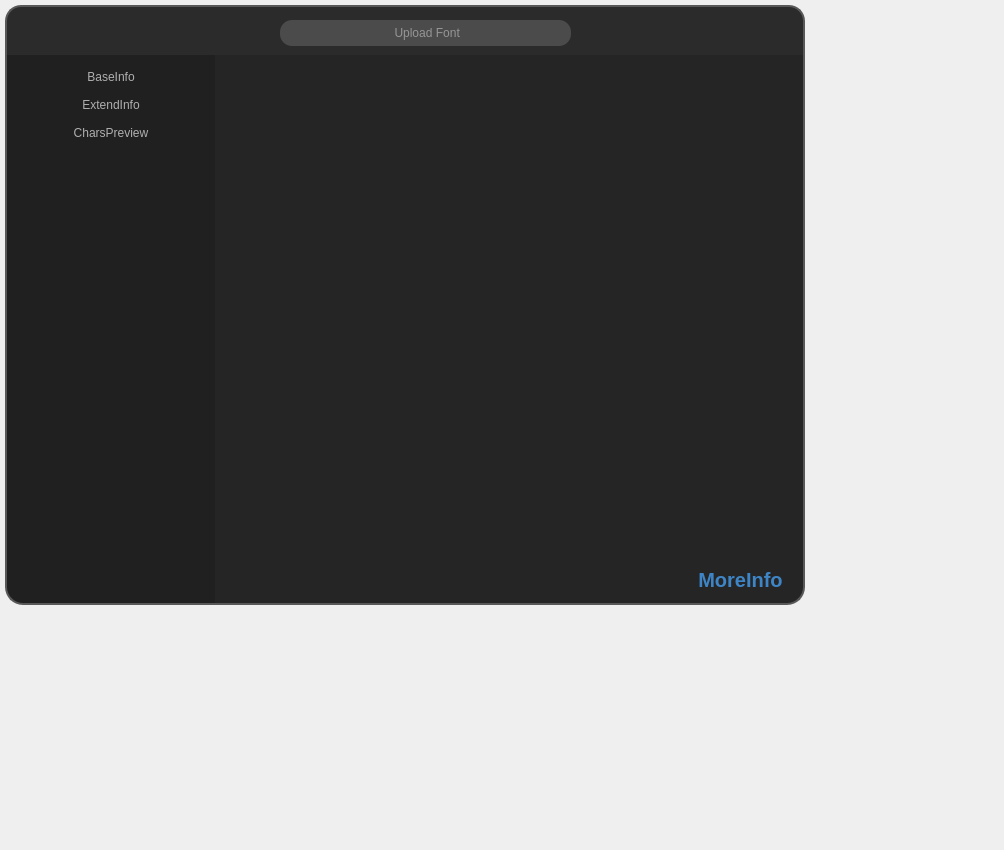
<?xml version="1.0" encoding="UTF-8"?>
<ui version="4.0">
 <class>MainWindow</class>
 <widget class="QMainWindow" name="MainWindow">
  <property name="geometry">
   <rect>
    <x>0</x>
    <y>0</y>
    <width>1004</width>
    <height>850</height>
   </rect>
  </property>
  <property name="windowTitle">
   <string>MainWindow</string>
  </property>
  <property name="styleSheet">
   <string notr="true"/>
  </property>
  <widget class="QWidget" name="centralwidget">
   <property name="styleSheet">
    <string notr="true"/>
   </property>
   <widget class="QPushButton" name="buttonReset">
    <property name="geometry">
     <rect>
      <x>630</x>
      <y>20</y>
      <width>26</width>
      <height>26</height>
     </rect>
    </property>
    <property name="toolTip">
     <string>重置界面</string>
    </property>
    <property name="styleSheet">
     <string notr="true">QPushButton {
	padding: 2px;
	image: url(./iconFile/iconReset.png);
	border: None;
	border-radius: 12px;
}
QPushButton:hover {
	background-color: rgb(75, 75, 75);
}
QPushButton:pressed {
	background-color: rgb(45, 45, 45);
}</string>
    </property>
    <property name="text">
     <string/>
    </property>
   </widget>
   <widget class="QPushButton" name="buttonMinimize">
    <property name="geometry">
     <rect>
      <x>740</x>
      <y>20</y>
      <width>18</width>
      <height>18</height>
     </rect>
    </property>
    <property name="toolTip">
     <string>最小化</string>
    </property>
    <property name="styleSheet">
     <string notr="true">QPushButton {
	border: None;
	image: url(./iconFile/mac-minimize.png);
}
QPushButton:hover {
	image: url(./iconFile/mac-minimize-hover.png);
}
QPushButton:pressed {
	image: url(./iconFile/mac-minimize-hover.png);
}</string>
    </property>
    <property name="text">
     <string/>
    </property>
    <property name="iconSize">
     <size>
      <width>16</width>
      <height>16</height>
     </size>
    </property>
   </widget>
   <widget class="QPushButton" name="buttonClose">
    <property name="geometry">
     <rect>
      <x>770</x>
      <y>20</y>
      <width>18</width>
      <height>18</height>
     </rect>
    </property>
    <property name="toolTip">
     <string>关闭</string>
    </property>
    <property name="styleSheet">
     <string notr="true">QPushButton {
	border: None;
	image: url(./iconFile/mac-close.png);
}
QPushButton:hover {
	image: url(./iconFile/mac-close-hover.png);
}
QPushButton:pressed {
	image: url(./iconFile/mac-close-hover.png);
}</string>
    </property>
    <property name="text">
     <string/>
    </property>
   </widget>
   <widget class="QLabel" name="labelBGTop">
    <property name="geometry">
     <rect>
      <x>5</x>
      <y>5</y>
      <width>800</width>
      <height>50</height>
     </rect>
    </property>
    <property name="styleSheet">
     <string notr="true">QLabel {
	background-color: rgb(43, 43, 43);
	border-top: 2px solid rgb(88, 88, 88);
	border-left: 2px solid rgb(88, 88, 88);
	border-right: 2px solid rgb(88, 88, 88);
	border-top-left-radius: 16px;
	border-top-right-radius: 16px;
}</string>
    </property>
    <property name="text">
     <string/>
    </property>
   </widget>
   <widget class="QPushButton" name="buttonUpload">
    <property name="geometry">
     <rect>
      <x>590</x>
      <y>20</y>
      <width>26</width>
      <height>26</height>
     </rect>
    </property>
    <property name="toolTip">
     <string>上传字体</string>
    </property>
    <property name="styleSheet">
     <string notr="true">QPushButton {
	border: None;
	image: url(./iconFile/iconOpen.png);
	border-radius: 12px;
}
QPushButton:hover {
	background-color: rgb(75, 75, 75);
}
QPushButton:pressed {
	background-color: rgb(45, 45, 45);
}</string>
    </property>
    <property name="text">
     <string/>
    </property>
   </widget>
   <widget class="QLabel" name="labelLogo">
    <property name="geometry">
     <rect>
      <x>8</x>
      <y>13</y>
      <width>211</width>
      <height>41</height>
     </rect>
    </property>
    <property name="styleSheet">
     <string notr="true">image: url(./iconFile/fontAnalyzer.png);</string>
    </property>
    <property name="text">
     <string/>
    </property>
    <property name="alignment">
     <set>Qt::AlignCenter</set>
    </property>
   </widget>
   <widget class="QLineEdit" name="lineUpload">
    <property name="geometry">
     <rect>
      <x>280</x>
      <y>20</y>
      <width>291</width>
      <height>26</height>
     </rect>
    </property>
    <property name="styleSheet">
     <string notr="true">QLineEdit {
	font: normal bold 18px &quot;黑体&quot;;
	color: rgb(223, 223, 223);
	border-radius: 12px;
	background-color: rgb(75, 75, 75);
}</string>
    </property>
    <property name="text">
     <string/>
    </property>
    <property name="cursorPosition">
     <number>0</number>
    </property>
    <property name="alignment">
     <set>Qt::AlignCenter</set>
    </property>
    <property name="readOnly">
     <bool>true</bool>
    </property>
    <property name="placeholderText">
     <string> Upload Font</string>
    </property>
   </widget>
   <widget class="QListWidget" name="listMenu">
    <property name="geometry">
     <rect>
      <x>5</x>
      <y>55</y>
      <width>210</width>
      <height>550</height>
     </rect>
    </property>
    <property name="styleSheet">
     <string notr="true">QListWidget {
	font: normal bold 24px &quot;楷体&quot;;
	color: rgb(175, 175, 175);
	background-color: rgb(32, 32, 32);
	padding-top: 10px;
	padding-bottom: 10px;
	border-bottom-left-radius: 18px;
	border-bottom: 2px solid rgb(88, 88, 88);
	border-left: 2px solid rgb(88, 88, 88);
	outline: 0px;
}
QListWidget:item {
	margin-bottom: 4px;
	margin-left: 10px;
	margin-right: 10px;
    padding-top: 5px;
    padding-bottom: 5px;
	border-radius: 16px;
}
QListWidget:item:hover {
	color: rgb(255, 255, 255);
    background-color: rgb(29, 29, 29);
}
QListWidget:item:selected {
	color: rgb(61, 133, 198);
    background-color: rgb(27, 27, 27);
}</string>
    </property>
    <item>
     <property name="text">
      <string>BaseInfo</string>
     </property>
     <property name="textAlignment">
      <set>AlignCenter</set>
     </property>
    </item>
    <item>
     <property name="text">
      <string>ExtendInfo</string>
     </property>
     <property name="textAlignment">
      <set>AlignCenter</set>
     </property>
    </item>
    <item>
     <property name="text">
      <string>CharsPreview</string>
     </property>
     <property name="textAlignment">
      <set>AlignCenter</set>
     </property>
    </item>
   </widget>
   <widget class="QStackedWidget" name="pages">
    <property name="geometry">
     <rect>
      <x>215</x>
      <y>55</y>
      <width>590</width>
      <height>550</height>
     </rect>
    </property>
    <property name="styleSheet">
     <string notr="true"/>
    </property>
    <property name="frameShadow">
     <enum>QFrame::Plain</enum>
    </property>
    <property name="currentIndex">
     <number>0</number>
    </property>
    <widget class="QWidget" name="pageInitial">
     <widget class="QLabel" name="labelMoreInfo">
      <property name="geometry">
       <rect>
        <x>480</x>
        <y>510</y>
        <width>91</width>
        <height>31</height>
       </rect>
      </property>
      <property name="styleSheet">
       <string notr="true">QLabel {
	font: normal bold 20px &quot;楷体&quot;;
}</string>
      </property>
      <property name="text">
       <string>&lt;!DOCTYPE HTML PUBLIC &quot;-//W3C//DTD HTML 4.0//EN&quot; &quot;http://www.w3.org/TR/REC-html40/strict.dtd&quot;&gt;
&lt;html&gt;&lt;head&gt;&lt;meta name=&quot;qrichtext&quot; content=&quot;1&quot; /&gt;&lt;style type=&quot;text/css&quot;&gt;
p, li { white-space: pre-wrap; }
&lt;/style&gt;&lt;style&gt;a{ TEXT-DECORATION:none }&lt;/style&gt; &lt;/head&gt;&lt;body style=&quot; font-family:'楷体'; font-size:20px; font-weight:600; font-style:normal;&quot;&gt;
&lt;p style=&quot; margin-top:0px; margin-bottom:0px; margin-left:0px; margin-right:0px; -qt-block-indent:0; text-indent:0px;&quot;&gt;&lt;a href=&quot;https://github.com/MorostCode/fontAnalyzer&quot;&gt;&lt;span style=&quot; color:#3d85c6;&quot;&gt;MoreInfo&lt;/span&gt;&lt;/a&gt;&lt;/p&gt;&lt;/body&gt;&lt;/html&gt;</string>
      </property>
      <property name="alignment">
       <set>Qt::AlignCenter</set>
      </property>
      <property name="openExternalLinks">
       <bool>true</bool>
      </property>
     </widget>
    </widget>
    <widget class="QWidget" name="pageBaseInfo">
     <widget class="QWidget" name="verticalLayoutWidget_2">
      <property name="geometry">
       <rect>
        <x>160</x>
        <y>10</y>
        <width>421</width>
        <height>531</height>
       </rect>
      </property>
      <layout class="QVBoxLayout" name="vLayout2">
       <item>
        <widget class="QLabel" name="labelFileName2">
         <property name="styleSheet">
          <string notr="true">QLabel {
	font: normal bold 18px &quot;楷体&quot;;
	color: rgb(223, 223, 223);
}</string>
         </property>
         <property name="text">
          <string/>
         </property>
         <property name="alignment">
          <set>Qt::AlignCenter</set>
         </property>
        </widget>
       </item>
       <item>
        <widget class="QLabel" name="labelFileSize2">
         <property name="styleSheet">
          <string notr="true">QLabel {
	font: normal bold 18px &quot;楷体&quot;;
	color: rgb(223, 223, 223);
}</string>
         </property>
         <property name="text">
          <string/>
         </property>
         <property name="alignment">
          <set>Qt::AlignCenter</set>
         </property>
        </widget>
       </item>
       <item>
        <widget class="QLabel" name="labelGlyphs2">
         <property name="styleSheet">
          <string notr="true">QLabel {
	font: normal bold 18px &quot;楷体&quot;;
	color:rgb(223, 223, 223);
}</string>
         </property>
         <property name="text">
          <string/>
         </property>
         <property name="alignment">
          <set>Qt::AlignCenter</set>
         </property>
        </widget>
       </item>
       <item>
        <widget class="QLabel" name="labelCharacters2">
         <property name="styleSheet">
          <string notr="true">QLabel {
	font: normal bold 18px &quot;楷体&quot;;
	color:rgb(223, 223, 223);
}</string>
         </property>
         <property name="text">
          <string/>
         </property>
         <property name="alignment">
          <set>Qt::AlignCenter</set>
         </property>
        </widget>
       </item>
       <item>
        <widget class="QLabel" name="labelCreatedTime2">
         <property name="styleSheet">
          <string notr="true">QLabel {
	font: normal bold 18px &quot;楷体&quot;;
	color:rgb(223, 223, 223);
}</string>
         </property>
         <property name="text">
          <string/>
         </property>
         <property name="alignment">
          <set>Qt::AlignCenter</set>
         </property>
        </widget>
       </item>
       <item>
        <widget class="QLabel" name="labelModifiedTime2">
         <property name="styleSheet">
          <string notr="true">QLabel {
	font: normal bold 18px &quot;楷体&quot;;
	color:rgb(223, 223, 223);
}</string>
         </property>
         <property name="text">
          <string/>
         </property>
         <property name="alignment">
          <set>Qt::AlignCenter</set>
         </property>
        </widget>
       </item>
       <item>
        <widget class="QLabel" name="labelFontFamily2">
         <property name="styleSheet">
          <string notr="true">QLabel {
	font: normal bold 18px &quot;楷体&quot;;
	color:rgb(223, 223, 223);
}</string>
         </property>
         <property name="text">
          <string/>
         </property>
         <property name="alignment">
          <set>Qt::AlignCenter</set>
         </property>
        </widget>
       </item>
       <item>
        <widget class="QLabel" name="labelFontSubfamily2">
         <property name="styleSheet">
          <string notr="true">QLabel {
	font: normal bold 18px &quot;楷体&quot;;
	color:rgb(223, 223, 223);
}</string>
         </property>
         <property name="text">
          <string/>
         </property>
         <property name="alignment">
          <set>Qt::AlignCenter</set>
         </property>
        </widget>
       </item>
       <item>
        <widget class="QLabel" name="labelUniqueFontID2">
         <property name="styleSheet">
          <string notr="true">QLabel {
	font: normal bold 18px &quot;楷体&quot;;
	color:rgb(223, 223, 223);
}</string>
         </property>
         <property name="text">
          <string/>
         </property>
         <property name="alignment">
          <set>Qt::AlignCenter</set>
         </property>
        </widget>
       </item>
       <item>
        <widget class="QLabel" name="labelFullFontName2">
         <property name="styleSheet">
          <string notr="true">QLabel {
	font: normal bold 18px &quot;楷体&quot;;
	color:rgb(223, 223, 223);
}</string>
         </property>
         <property name="text">
          <string/>
         </property>
         <property name="alignment">
          <set>Qt::AlignCenter</set>
         </property>
        </widget>
       </item>
       <item>
        <widget class="QLabel" name="labelVersion2">
         <property name="styleSheet">
          <string notr="true">QLabel {
	font: normal bold 18px &quot;楷体&quot;;
	color:rgb(223, 223, 223);
}</string>
         </property>
         <property name="text">
          <string/>
         </property>
         <property name="alignment">
          <set>Qt::AlignCenter</set>
         </property>
        </widget>
       </item>
       <item>
        <widget class="QLabel" name="labelPostScript2">
         <property name="styleSheet">
          <string notr="true">QLabel {
	font: normal bold 18px &quot;楷体&quot;;
	color:rgb(223, 223, 223);
}</string>
         </property>
         <property name="text">
          <string/>
         </property>
         <property name="alignment">
          <set>Qt::AlignCenter</set>
         </property>
        </widget>
       </item>
      </layout>
     </widget>
     <widget class="QWidget" name="verticalLayoutWidget">
      <property name="geometry">
       <rect>
        <x>10</x>
        <y>10</y>
        <width>141</width>
        <height>531</height>
       </rect>
      </property>
      <layout class="QVBoxLayout" name="vLayout1">
       <property name="spacing">
        <number>1</number>
       </property>
       <property name="sizeConstraint">
        <enum>QLayout::SetDefaultConstraint</enum>
       </property>
       <property name="leftMargin">
        <number>0</number>
       </property>
       <property name="topMargin">
        <number>0</number>
       </property>
       <property name="bottomMargin">
        <number>0</number>
       </property>
       <item>
        <widget class="QLabel" name="labelFileName1">
         <property name="styleSheet">
          <string notr="true">QLabel {
	font: normal bold 18px &quot;楷体&quot;;
	color:rgb(223, 223, 223);
}</string>
         </property>
         <property name="text">
          <string>FileName</string>
         </property>
         <property name="alignment">
          <set>Qt::AlignCenter</set>
         </property>
        </widget>
       </item>
       <item>
        <widget class="QLabel" name="labelFileSize1">
         <property name="styleSheet">
          <string notr="true">QLabel {
	font: normal bold 18px &quot;楷体&quot;;
	color:rgb(223, 223, 223);
}</string>
         </property>
         <property name="text">
          <string>FileSize</string>
         </property>
         <property name="alignment">
          <set>Qt::AlignCenter</set>
         </property>
        </widget>
       </item>
       <item>
        <widget class="QLabel" name="labelGlyphs1">
         <property name="styleSheet">
          <string notr="true">QLabel {
	font: normal bold 18px &quot;楷体&quot;;
	color:rgb(223, 223, 223);
}</string>
         </property>
         <property name="text">
          <string>Glyphs</string>
         </property>
         <property name="alignment">
          <set>Qt::AlignCenter</set>
         </property>
        </widget>
       </item>
       <item>
        <widget class="QLabel" name="labelCharacters1">
         <property name="styleSheet">
          <string notr="true">QLabel {
	font: normal bold 18px &quot;楷体&quot;;
	color:rgb(223, 223, 223);
}</string>
         </property>
         <property name="text">
          <string>Characters</string>
         </property>
         <property name="alignment">
          <set>Qt::AlignCenter</set>
         </property>
        </widget>
       </item>
       <item>
        <widget class="QLabel" name="labelCreatedTime1">
         <property name="styleSheet">
          <string notr="true">QLabel {
	font: normal bold 18px &quot;楷体&quot;;
	color:rgb(223, 223, 223);
}</string>
         </property>
         <property name="text">
          <string>CreatedTime</string>
         </property>
         <property name="alignment">
          <set>Qt::AlignCenter</set>
         </property>
        </widget>
       </item>
       <item>
        <widget class="QLabel" name="labelModifiedTime1">
         <property name="styleSheet">
          <string notr="true">QLabel {
	font: normal bold 18px &quot;楷体&quot;;
	color:rgb(223, 223, 223);
}</string>
         </property>
         <property name="text">
          <string>ModifiedTime</string>
         </property>
         <property name="alignment">
          <set>Qt::AlignCenter</set>
         </property>
        </widget>
       </item>
       <item>
        <widget class="QLabel" name="labelFontFamily1">
         <property name="styleSheet">
          <string notr="true">QLabel {
	font: normal bold 18px &quot;楷体&quot;;
	color:rgb(223, 223, 223);
}</string>
         </property>
         <property name="text">
          <string>FontFamily</string>
         </property>
         <property name="alignment">
          <set>Qt::AlignCenter</set>
         </property>
        </widget>
       </item>
       <item>
        <widget class="QLabel" name="labelFontSubfamily1">
         <property name="styleSheet">
          <string notr="true">QLabel {
	font: normal bold 18px &quot;楷体&quot;;
	color:rgb(223, 223, 223);
}</string>
         </property>
         <property name="text">
          <string>FontSubfamily</string>
         </property>
         <property name="alignment">
          <set>Qt::AlignCenter</set>
         </property>
        </widget>
       </item>
       <item>
        <widget class="QLabel" name="labelUniqueFontID1">
         <property name="styleSheet">
          <string notr="true">QLabel {
	font: normal bold 18px &quot;楷体&quot;;
	color:rgb(223, 223, 223);
}</string>
         </property>
         <property name="text">
          <string>UniqueFontID</string>
         </property>
         <property name="alignment">
          <set>Qt::AlignCenter</set>
         </property>
        </widget>
       </item>
       <item>
        <widget class="QLabel" name="labelFullFontName1">
         <property name="styleSheet">
          <string notr="true">QLabel {
	font: normal bold 18px &quot;楷体&quot;;
	color:rgb(223, 223, 223);
}</string>
         </property>
         <property name="text">
          <string>FullFontName</string>
         </property>
         <property name="alignment">
          <set>Qt::AlignCenter</set>
         </property>
        </widget>
       </item>
       <item>
        <widget class="QLabel" name="labelVersion1">
         <property name="styleSheet">
          <string notr="true">QLabel {
	font: normal bold 18px &quot;楷体&quot;;
	color:rgb(223, 223, 223);
}</string>
         </property>
         <property name="text">
          <string>Version</string>
         </property>
         <property name="alignment">
          <set>Qt::AlignCenter</set>
         </property>
        </widget>
       </item>
       <item>
        <widget class="QLabel" name="labelPostScript1">
         <property name="styleSheet">
          <string notr="true">QLabel {
	font: normal bold 18px &quot;楷体&quot;;
	color:rgb(223, 223, 223);
}</string>
         </property>
         <property name="text">
          <string>PostScript</string>
         </property>
         <property name="alignment">
          <set>Qt::AlignCenter</set>
         </property>
        </widget>
       </item>
      </layout>
     </widget>
    </widget>
    <widget class="QWidget" name="pageExtendInfo">
     <widget class="QLabel" name="label">
      <property name="geometry">
       <rect>
        <x>150</x>
        <y>150</y>
        <width>211</width>
        <height>71</height>
       </rect>
      </property>
      <property name="styleSheet">
       <string notr="true">QLabel {
	font: normal bold 18px &quot;楷体&quot;;
	color:rgb(223, 223, 223);
}</string>
      </property>
      <property name="text">
       <string>pageExtendInfo todo</string>
      </property>
     </widget>
    </widget>
    <widget class="QWidget" name="pageCharsPreview">
     <widget class="QLabel" name="label_3">
      <property name="geometry">
       <rect>
        <x>150</x>
        <y>150</y>
        <width>241</width>
        <height>81</height>
       </rect>
      </property>
      <property name="styleSheet">
       <string notr="true">QLabel {
	font: normal bold 18px &quot;楷体&quot;;
	color:rgb(223, 223, 223);
}</string>
      </property>
      <property name="text">
       <string>pageCharsPreview todo</string>
      </property>
     </widget>
    </widget>
   </widget>
   <widget class="QLabel" name="labelBGRight">
    <property name="geometry">
     <rect>
      <x>215</x>
      <y>55</y>
      <width>590</width>
      <height>550</height>
     </rect>
    </property>
    <property name="styleSheet">
     <string notr="true">QLabel {
	background-color: rgb(37, 37, 37);
	border-bottom-right-radius: 18px;
	border-bottom:2px solid rgb(88, 88, 88);
	border-right:2px solid rgb(88, 88, 88);
}</string>
    </property>
    <property name="text">
     <string/>
    </property>
   </widget>
   <zorder>labelBGRight</zorder>
   <zorder>labelBGTop</zorder>
   <zorder>buttonReset</zorder>
   <zorder>buttonMinimize</zorder>
   <zorder>buttonClose</zorder>
   <zorder>buttonUpload</zorder>
   <zorder>labelLogo</zorder>
   <zorder>lineUpload</zorder>
   <zorder>listMenu</zorder>
   <zorder>pages</zorder>
  </widget>
 </widget>
 <resources/>
 <connections/>
</ui>
